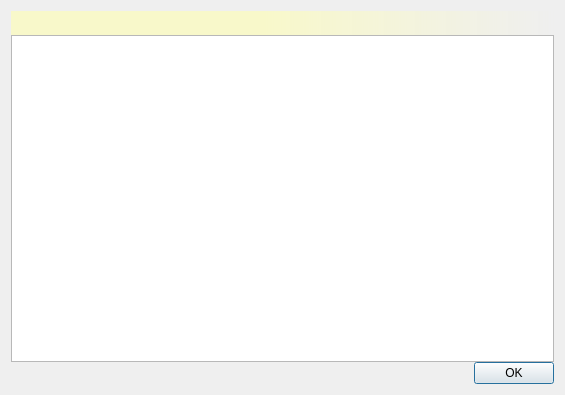
<?xml version="1.0" encoding="UTF-8"?>
<ui version="4.0">
 <class>eDRC::Internal::CrArgumentsDialog</class>
 <widget class="QDialog" name="eDRC::Internal::CrArgumentsDialog">
  <property name="geometry">
   <rect>
    <x>0</x>
    <y>0</y>
    <width>565</width>
    <height>395</height>
   </rect>
  </property>
  <property name="windowTitle">
   <string>Dialog</string>
  </property>
  <layout class="QGridLayout" name="gridLayout">
   <property name="verticalSpacing">
    <number>0</number>
   </property>
   <item row="0" column="0">
    <widget class="QLabel" name="rcLabel">
     <property name="font">
      <font>
       <weight>75</weight>
       <bold>true</bold>
      </font>
     </property>
     <property name="styleSheet">
      <string notr="true">text-indent:5px;padding:5px;font-weight:bold;background:qlineargradient(spread:pad, x1:0, y1:0, x2:1, y2:0, stop:0.464 rgba(255, 255, 176, 149), stop:1 rgba(255, 255, 255, 0))</string>
     </property>
     <property name="text">
      <string/>
     </property>
    </widget>
   </item>
   <item row="2" column="0">
    <widget class="QDialogButtonBox" name="buttonBox">
     <property name="orientation">
      <enum>Qt::Horizontal</enum>
     </property>
     <property name="standardButtons">
      <set>QDialogButtonBox::Ok</set>
     </property>
    </widget>
   </item>
   <item row="1" column="0">
    <widget class="QTextBrowser" name="arguments"/>
   </item>
  </layout>
 </widget>
 <resources/>
 <connections>
  <connection>
   <sender>buttonBox</sender>
   <signal>accepted()</signal>
   <receiver>eDRC::Internal::CrArgumentsDialog</receiver>
   <slot>accept()</slot>
   <hints>
    <hint type="sourcelabel">
     <x>248</x>
     <y>254</y>
    </hint>
    <hint type="destinationlabel">
     <x>157</x>
     <y>274</y>
    </hint>
   </hints>
  </connection>
  <connection>
   <sender>buttonBox</sender>
   <signal>rejected()</signal>
   <receiver>eDRC::Internal::CrArgumentsDialog</receiver>
   <slot>reject()</slot>
   <hints>
    <hint type="sourcelabel">
     <x>316</x>
     <y>260</y>
    </hint>
    <hint type="destinationlabel">
     <x>286</x>
     <y>274</y>
    </hint>
   </hints>
  </connection>
 </connections>
</ui>
